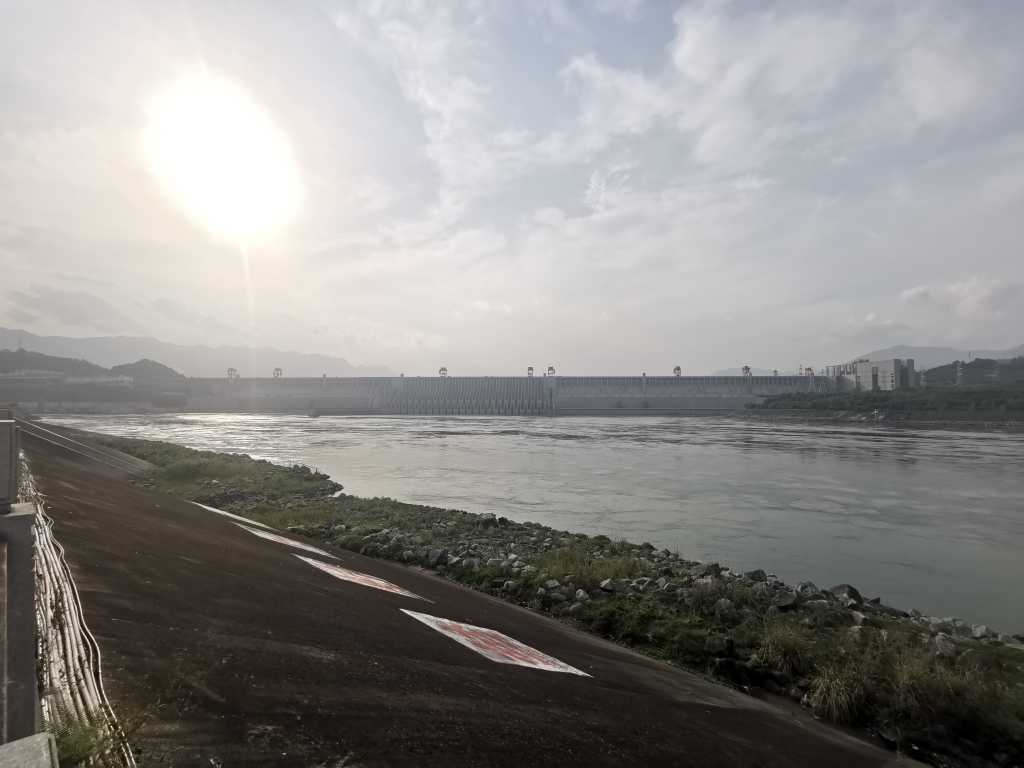
#> input picture 9.jpg, 5120 x 3840 px (shown at 1/5 size)
$ python reshaped.py
#> lines starting #> are read from the running program, lines starting #| are printed output that depends on the picture; after the words box and inside, x2 and y2 are one past the last pixel; in counts of white or black regions, pixels touching at a corner belong together
import cv2
import numpy as np
import os

def auto_correct_and_restore(image_path,
                             output_path,
                             sun_corrected_path=None,
                             crop_margin=1.2,
                             target_size_factor=1.0, min_target_size=50):

#> called with image_path = '9.jpg', output_path = '9_sun_reshaped.jpg', sun_corrected_path = 'reshaped_sun.jpg', crop_margin = 1.2, target_size_factor = 0.9, min_target_size = 500
    rawimg = cv2.imread(image_path)
#> rawimg is the input picture: shape (3840, 5120, 3); mean B, G, R 138.4, 140.1, 141.7
    img = cv2.imread(image_path)
    if img is None:
        print("错误：无法读取图像")
        return

    rows, cols = img.shape[:2]
#> rows = 3840; cols = 5120

    # 自动侦测太阳位置与形态
    print("正在分析图像光照分布...")
    gray = cv2.cvtColor(img, cv2.COLOR_BGR2GRAY)

    # 高斯模糊去除噪点
    blurred = cv2.GaussianBlur(gray, (21, 21), 0)

    # 寻找图像中的高亮区域（太阳可能存在的区域）
    min_val, max_val, min_loc, max_loc = cv2.minMaxLoc(blurred)
#> min_val = 0; max_val = 255; min_loc = (3654, 3233); max_loc = (1004, 409)

    # 设定阈值：只提取亮度在最大亮度 95% 以上的区域
    thresh_val = max(245, max_val * 0.95)
#> thresh_val = 245
    _, mask_sun = cv2.threshold(blurred, thresh_val, 255, cv2.THRESH_BINARY)
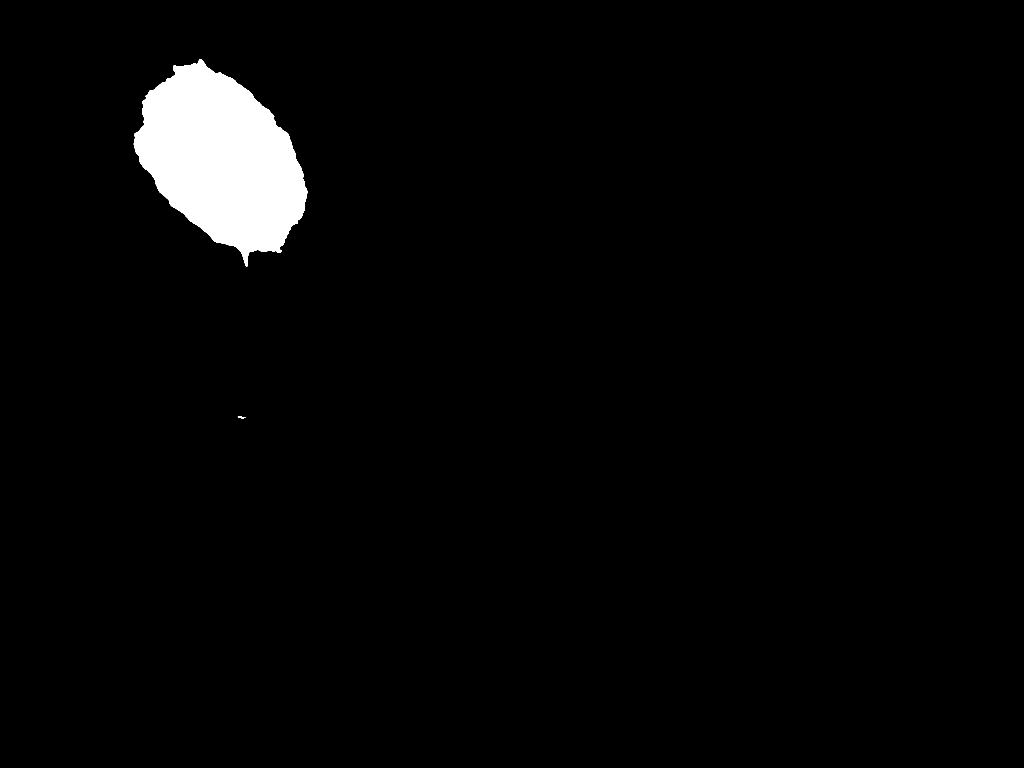
#> mask_sun: shape (3840, 5120) (shown at 1/5 size); 2.8% white; 2 white regions

    # 查找轮廓
    contours, _ = cv2.findContours(mask_sun, cv2.RETR_EXTERNAL, cv2.CHAIN_APPROX_SIMPLE)
#> contours = 2 contours; box (x1, y1, x2, y2) and area: (669, 296, 1537, 1334) 548626, (1189, 2083, 1227, 2091) 165

    debug_dir = "fixsun3_debug"
    os.makedirs(debug_dir, exist_ok=True)

    all_contours_vis = img.copy()
    cv2.drawContours(all_contours_vis, contours, -1, (0, 0, 255), 2)
    all_contours_path = os.path.join(debug_dir, "1_all_contours.jpg")
    cv2.imwrite(all_contours_path, all_contours_vis)
    print(f"可视化 1：所有轮廓图已保存 -> {all_contours_path}")

    if not contours:
        print("未检测到明显的太阳/强光区域。")
        return

    sun_contour = max(contours, key=cv2.contourArea)
#> sun_contour = contour of 1442 points, box (x1, y1, x2, y2) (669, 296, 1537, 1334), area 548626

    largest_contour_vis = img.copy()
    cv2.drawContours(largest_contour_vis, [sun_contour], -1, (0, 255, 0), 2)
    largest_contour_path = os.path.join(debug_dir, "2_largest_contour.jpg")
    cv2.imwrite(largest_contour_path, largest_contour_vis)
    print(f"可视化 2：最大区域轮廓图已保存 -> {largest_contour_path}")

    sun_region_mask = np.zeros((rows, cols), dtype=np.uint8)
    cv2.drawContours(sun_region_mask, [sun_contour], -1, 255, -1)
#> sun_region_mask: shape (3840, 5120); 2.8% white; 1 white region, box (x1, y1, x2, y2) and area: (669, 296, 1537, 1334) 549997
    sun_region = cv2.bitwise_and(img, img, mask=sun_region_mask)
    sun_region_path = "9_auto_region.jpg"
    cv2.imwrite(sun_region_path, sun_region)
    print(f"太阳区域已保存: {sun_region_path}")

    # 拟合椭圆，获取几何参数
    ellipse_params = cv2.fitEllipse(sun_contour)
#> ellipse_params = ((1108, 801.2), (683, 1044.9), 143.4)
    (center_x, center_y), (d1, d2), angle = ellipse_params
#> center_x = 1108; center_y = 801.2; d1 = 683; d2 = 1044.9; angle = 143.4

    ellipse_vis = img.copy()
    cv2.ellipse(ellipse_vis, ellipse_params, (255, 0, 0), 2)
    ellipse_vis_path = os.path.join(debug_dir, "3_fitted_ellipse.jpg")
    cv2.imwrite(ellipse_vis_path, ellipse_vis)
    print(f"可视化 3：拟合椭圆图已保存 -> {ellipse_vis_path}")

    print(f"检测到太阳: 中心=({center_x:.1f}, {center_y:.1f}), "
          f"长轴={max(d1,d2):.1f}, 短轴={min(d1,d2):.1f}, 角度={angle:.1f}°")
#| 检测到太阳: 中心=(1108.0, 801.2), 长轴=1044.9, 短轴=683.0, 角度=143.4°

    # 背景重构
    # 生成操作掩码
    inpainting_mask = np.zeros((rows, cols), dtype=np.uint8)
    # 绘制实心椭圆作为修补区域
    cv2.ellipse(inpainting_mask, ellipse_params, 255, -1)
#> inpainting_mask: shape (3840, 5120); 2.9% white; 1 white region, box (x1, y1, x2, y2) and area: (692, 336, 1525, 1267) 561108
    # 膨胀掩码，确保覆盖光晕边缘
    inpainting_mask = cv2.dilate(inpainting_mask, np.ones((21, 21), np.uint8), iterations=2)
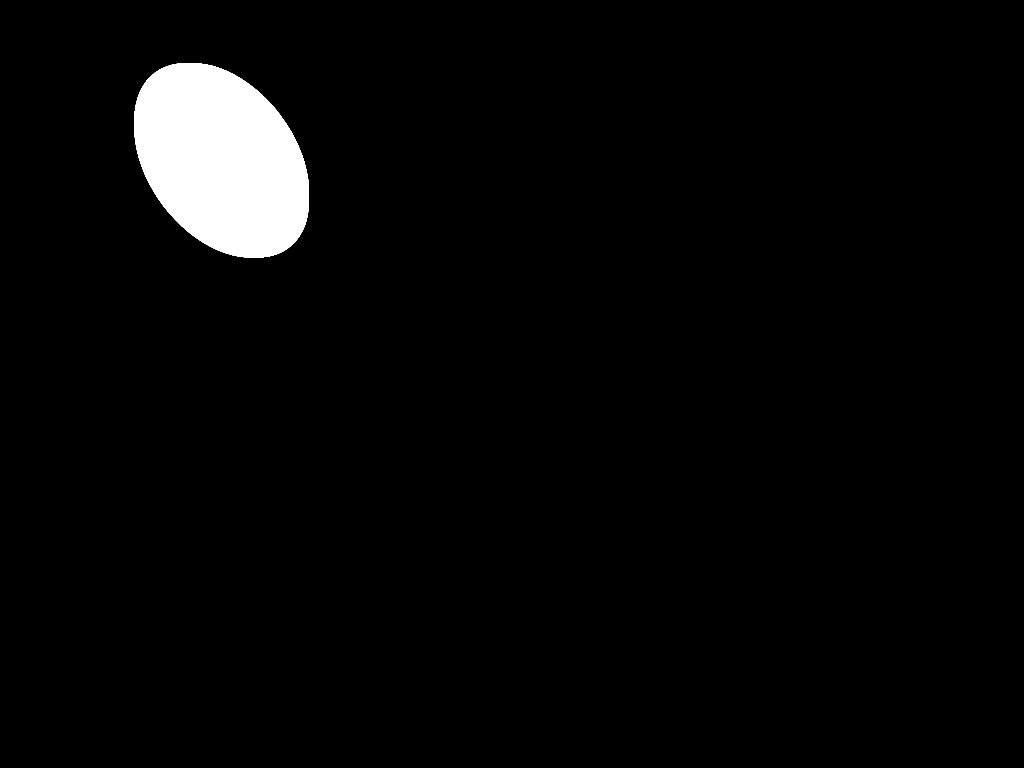
#> inpainting_mask: shape (3840, 5120) (shown at 1/5 size); 3.2% white; 1 white region, box (x1, y1, x2, y2) and area: (672, 316, 1545, 1287) 633268

    # 修复背景(Navier-Stokes算法)
    bg_clean = cv2.inpaint(img, inpainting_mask, 5, cv2.INPAINT_NS)

    # 太阳提取与整形
    # 构建旋转矩阵，以太阳中心为轴
    M = cv2.getRotationMatrix2D((center_x, center_y), angle, 1.0)
#> M = [[-0.802, 0.597, 1519], [-0.597, -0.802, 2105.4]]
    img_rotated = cv2.warpAffine(img, M, (cols, rows))
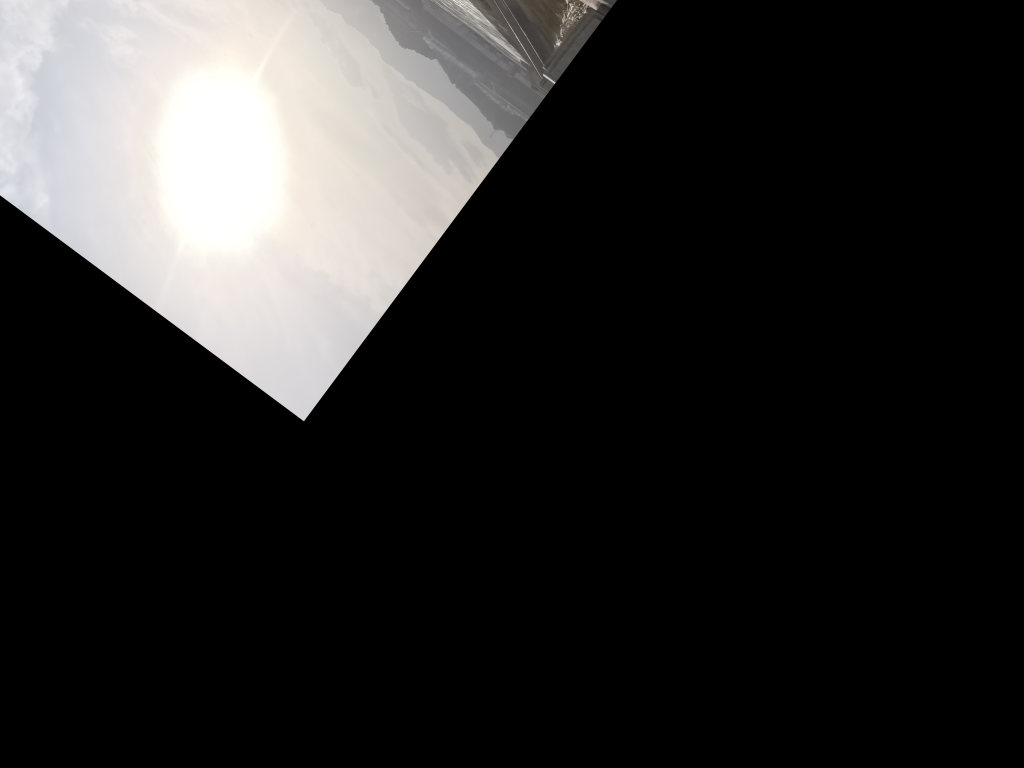
#> img_rotated: shape (3840, 5120, 3) (shown at 1/5 size); mean B, G, R 42.4, 42.9, 43.7

    # 椭圆轴长：major_axis（长轴），minor_axis（短轴）
    major_axis = max(d1, d2)
#> major_axis = 1044.9
    minor_axis = min(d1, d2)
#> minor_axis = 683
    crop_w = int(minor_axis * crop_margin)  # 与短轴对齐的宽
#> crop_w = 819
    crop_h = int(major_axis * crop_margin)  # 与长轴对齐的高
#> crop_h = 1253

    # 计算裁剪起始点
    x_start = max(0, int(center_x - crop_w / 2))
#> x_start = 698
    y_start = max(0, int(center_y - crop_h / 2))
#> y_start = 174
    x_end = min(cols, x_start + crop_w)
#> x_end = 1517
    y_end = min(rows, y_start + crop_h)
#> y_end = 1427

    # 提取太阳区域
    sun_crop = img_rotated[y_start:y_end, x_start:x_end]

    if sun_crop.size == 0 or sun_crop.shape[0] < 10 or sun_crop.shape[1] < 10:
        print("警告：裁剪区域过小，使用默认尺寸")
        crop_w = int(minor_axis)
        crop_h = int(major_axis)
        x_start = max(0, int(center_x - crop_w / 2))
        y_start = max(0, int(center_y - crop_h / 2))
        x_end = min(cols, x_start + crop_w)
        y_end = min(rows, y_start + crop_h)
        sun_crop = img_rotated[y_start:y_end, x_start:x_end]

    h_crop, w_crop = sun_crop.shape[:2]
#> h_crop = 1253; w_crop = 819
    # 通过非等比缩放（拉伸短轴）把椭圆变为接近圆的形状
    target_side = max(h_crop, w_crop)
#> target_side = 1253
    sun_crop = cv2.resize(sun_crop, (target_side, target_side), interpolation=cv2.INTER_CUBIC)
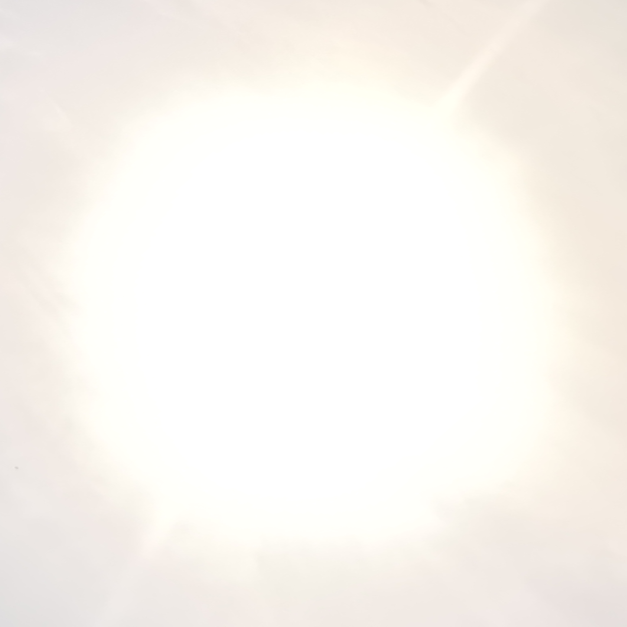
#> sun_crop: shape (1253, 1253, 3) (shown at 1/2 size); mean B, G, R 240.1, 245.2, 249
    print(f"调整裁剪区域为近似方形（拉伸短轴）：{target_side}x{target_side}")
#| 调整裁剪区域为近似方形（拉伸短轴）：1253x1253

    adjusted_crop_path = os.path.join(debug_dir, "4_sun_crop_square.jpg")
    cv2.imwrite(adjusted_crop_path, sun_crop)
    print(f"可视化 4：调整后的太阳裁剪图已保存 -> {adjusted_crop_path}")

    # 使用长轴作为目标直径的基础，乘以缩放因子变成圆形
    base_diam = int(major_axis * target_size_factor)
#> base_diam = 940
    target_diam = max(base_diam, min_target_size)
#> target_diam = 940

    print(f"裁剪区域尺寸: {sun_crop.shape[1]}x{sun_crop.shape[0]}, 目标太阳直径: {target_diam}")
#| 裁剪区域尺寸: 1253x1253, 目标太阳直径: 940

    sun_corrected = cv2.resize(sun_crop, (target_diam, target_diam), interpolation=cv2.INTER_CUBIC)
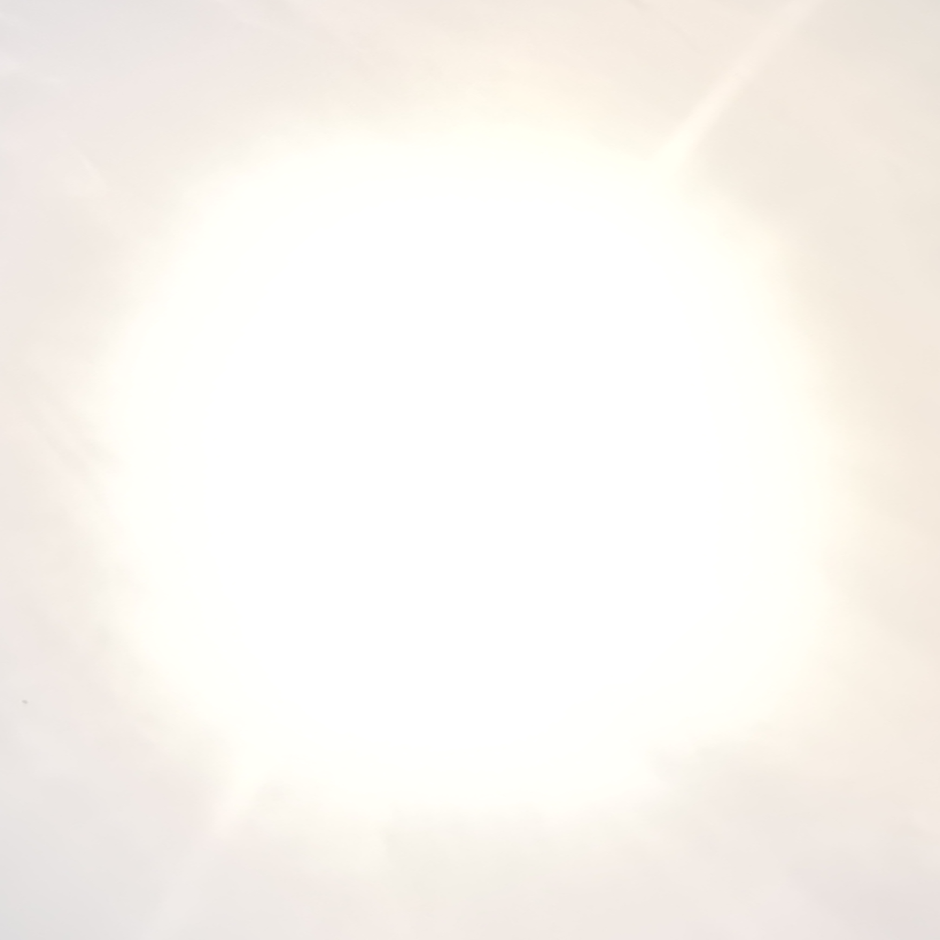
#> sun_corrected: shape (940, 940, 3); mean B, G, R 240.1, 245.2, 249

    if sun_corrected_path is None:
        base_name = os.path.splitext(output_path)[0]
        sun_corrected_path = f"{base_name}_sun_corrected.jpg"
    cv2.imwrite(sun_corrected_path, sun_corrected)
    print(f"重绘后的太阳图像已保存: {sun_corrected_path}")

    # 泊松融合
    # 制作新太阳的圆形掩码
    src_mask = np.zeros(sun_corrected.shape[:2], dtype=np.uint8)
    center_mask = (target_diam // 2, target_diam // 2)
#> center_mask = (470, 470)
    radius_mask = target_diam // 2 - 2  # 稍微缩小一点避免边界问题
#> radius_mask = 468
    cv2.circle(src_mask, center_mask, radius_mask, 255, -1)
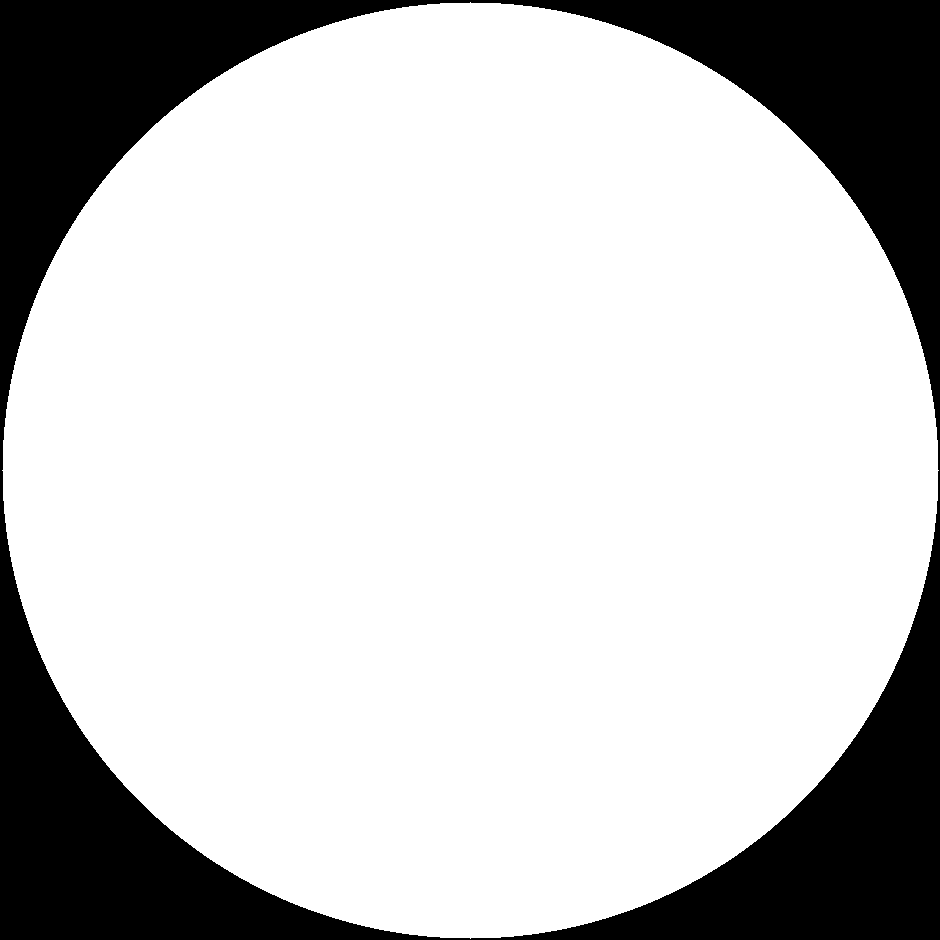
#> src_mask: shape (940, 940); 77.9% white; 1 black region, box (x1, y1, x2, y2) and area: (0, 0, 940, 940) 195591

    # 将修正后的圆太阳融合回已修复背景的图像中
    center_int = (int(center_x), int(center_y))
#> center_int = (1108, 801)

    # 检查融合中心是否在图像范围内
    mask_h, mask_w = src_mask.shape[:2]
#> mask_h = 940; mask_w = 940
    min_x = center_int[0] - mask_w // 2
#> min_x = 638
    min_y = center_int[1] - mask_h // 2
#> min_y = 331
    max_x = center_int[0] + mask_w // 2
#> max_x = 1578
    max_y = center_int[1] + mask_h // 2
#> max_y = 1271

    # 如果超出边界，调整中心点
    if min_x < 0:
        center_int = (center_int[0] - min_x, center_int[1])
    if min_y < 0:
        center_int = (center_int[0], center_int[1] - min_y)
    if max_x >= cols:
        center_int = (center_int[0] - (max_x - cols + 1), center_int[1])
    if max_y >= rows:
        center_int = (center_int[0], center_int[1] - (max_y - rows + 1))

    try:
        final_composited = cv2.seamlessClone(
            sun_corrected,
            bg_clean,
            src_mask,
            center_int,
            cv2.NORMAL_CLONE
        )
    except Exception as e:
        print(f"融合失败: {e}")
        final_composited = bg_clean.copy()
        y1 = max(0, center_int[1] - mask_h // 2)
        y2 = min(rows, center_int[1] + mask_h // 2)
        x1 = max(0, center_int[0] - mask_w // 2)
        x2 = min(cols, center_int[0] + mask_w // 2)
        if y2 > y1 and x2 > x1:
            mask_resized = cv2.resize(src_mask, (x2 - x1, y2 - y1))
            sun_resized = cv2.resize(sun_corrected, (x2 - x1, y2 - y1))
            mask_3ch = cv2.cvtColor(mask_resized, cv2.COLOR_GRAY2BGR) / 255.0
            final_composited[y1:y2, x1:x2] = (sun_resized * mask_3ch + final_composited[y1:y2, x1:x2] * (1 - mask_3ch)).astype(np.uint8)


    # 保存结果
    cv2.imwrite(output_path, final_composited)
    print(f"处理完成！图像已保存至: {output_path}")

# 执行函数
if __name__ == "__main__":

    auto_correct_and_restore(
        '9.jpg',
        '9_sun_reshaped.jpg',
        'reshaped_sun.jpg',
        crop_margin=1.2,        # 裁剪框放大倍数（1.0-2.0），越大包含越多边缘
        target_size_factor=0.9,  # 目标太阳大小因子（0.5-2.0），>1.0变大，<1.0变小
        min_target_size=500      # 最小太阳直径
    )
